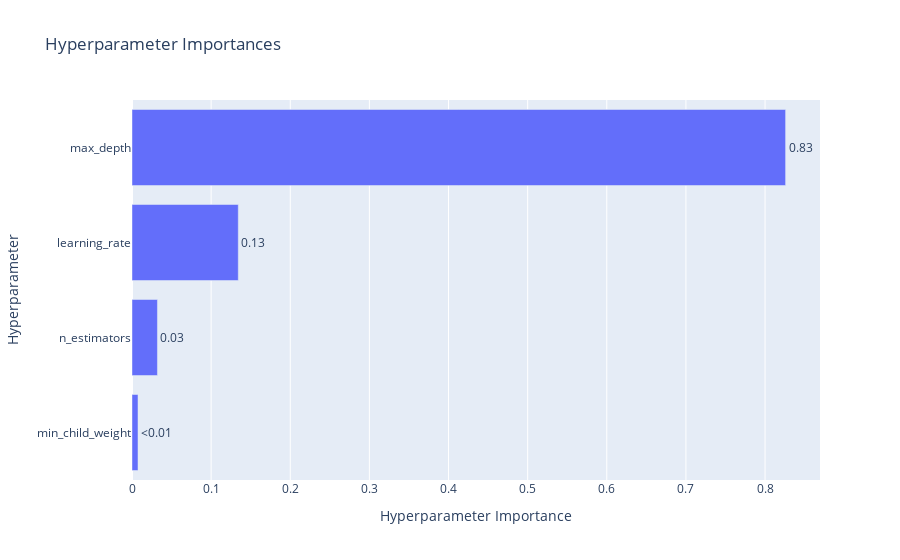

The notebook cell this image was saved under:
### Code cell
optuna.visualization.plot_param_importances(study)

### Figure 1 — Plotly figure (JSON) as saved in the notebook; plotly's stock layout.template omitted (floating-point values rounded to 4 significant figures)
{"data": [{"cliponaxis": false, "hovertemplate": ["min_child_weight (IntDistribution): 0.007571654979736554<extra></extra>", "n_estimators (IntDistribution): 0.032154641081030576<extra></extra>", "learning_rate (FloatDistribution): 0.13430422232991204<extra></extra>", "max_depth (IntDistribution): 0.8259694816093209<extra></extra>"], "name": "Objective Value", "orientation": "h", "text": ["<0.01", "0.03", "0.13", "0.83"], "textposition": "outside", "type": "bar", "x": [0.007572, 0.03215, 0.1343, 0.826], "y": ["min_child_weight", "n_estimators", "learning_rate", "max_depth"]}], "layout": {"title": {"text": "Hyperparameter Importances"}, "xaxis": {"title": {"text": "Hyperparameter Importance"}}, "yaxis": {"title": {"text": "Hyperparameter"}}}}
